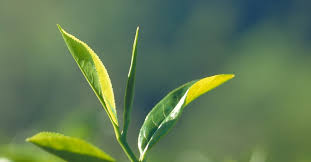
%> input picture images.jpg, 311 x 162 px
$ octave segmnt3.m   (GNU Octave 9; MATLAB toolbox functions it lacks are replaced by stand-ins)
%> lines starting %> are read from the running program, lines starting %| are printed output that depends on the picture
% 2-Dimensionality Entropy Segmentation ------> Expanding Image
a = imread('images.jpg');  %ES Input Image
%> a is the input picture: size 162x311x3 uint8; mean R, G, B 95.3, 121.5, 84.5
a0=double(a);
[m,n]=size(a);
%> m = 162; n = 933
h=1;
a1=zeros(m,n);

for i=1:m
    for j=1:n
        r=0;
        for k=-h:h
            for w=-h:h
                r=r+1;
                p=i+k;
                q=j+w;
                if (p<=0)||( p>m)
                    p=i;
                end
                if (q<=0)||(q>n)
                    q=j;
                end
                 a1(i,j)=a0(p,q)+a1(i,j);
                 C(r)=a0(p,q) ;
            end
        end

       a2(i,j)=uint8(1/9*a1(i,j));
       %a2(i,j)= mode(C);
    end
end
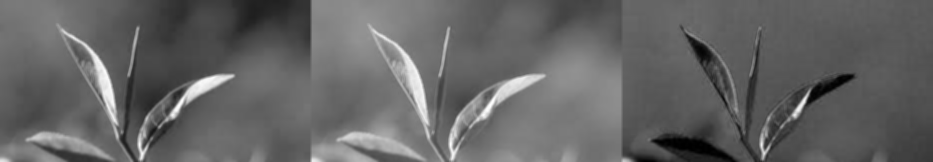
%> a1: size 162x933 double; min 0, max 2283, mean 904.2; drawn with min black and max white
%> after the loop, C = [56 55 55 56 55 55 56 55 55]
fxy=zeros(256,256);

for i=1:m
    for j=1:n
        c1=a0(i,j);
        d=double(a2(i,j));
        fxy(c1+1,d+1)=fxy(c1+1,d+1)+1;
    end
end
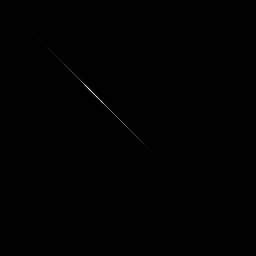
%> fxy: size 256x256 double; min 0, max 2445, mean 2.3; drawn with min black and max white
Pxy=fxy/m/n;
D = padarray(Pxy,[1 1],0,'both');
[mm,nn]=size(D);
%> mm = 258; nn = 258
for i=2:mm-1
    for j=2:nn-1
        h(i-1,j-1)=D(i-1,j-1)+D(i-1,j)+D(i-1,j+1)+D(i,j-1)+D(i,j)+D(i,j+1)+D(i+1,j-1)+D(i+1,j)+D(i+1,j+1);
        w(i-1,j-1)=1-h(i-1,j-1)-abs(i-1-j-1)/100;
    end
end
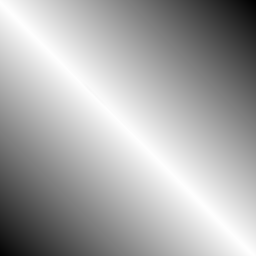
%> w: size 256x256 double; min -1.57, max 1, mean 0.146; drawn with min black and max white

av1=0;
av2=0;
av3=0;
ab=0.5;
pth=0;
pth1=0;
p=zeros(234,216);
p1=zeros(234,216);
aav1=zeros(234,216);
aaav3=zeros(234,216);

for i=4:237
    for j=4:219
        pth=pth+Pxy(i,j);
        p(i,j)=pth;
    end
end
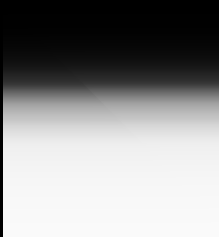
%> p: size 237x219 double; min 0, max 0.983, mean 0.562
%> after the loop, pth = 0.983

for i=4:237
    for j=4:219
        p1(i,j)=1-p(i,j);
    end
end
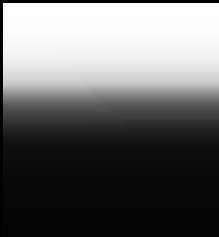
%> p1: size 237x219 double; min 0, max 1, mean 0.412

for i=5:237
    for j=5:219
        av1= av1+(Pxy (i,j)^ab);
        aav1(i,j)=av1;
    end
end
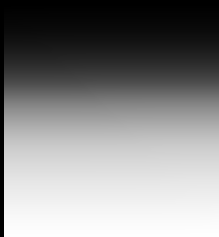
%> aav1: size 237x219 double; min 0, max 48.37, mean 25.7; drawn with min black and max white
%> after the loop, av1 = 48.37

for i=5:230
    for j=5:210
        aaav3(i,j)=aav1(230,210)-aav1(i,j);
    end
end
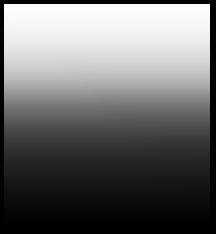
%> aaav3: size 234x216 double; min 0, max 48.02, mean 20.3; drawn with min black and max white

b=0;
b1=0;
tt=0;
ss=0;
tt1=0;
ss1=0;

%> (the run ends here)
